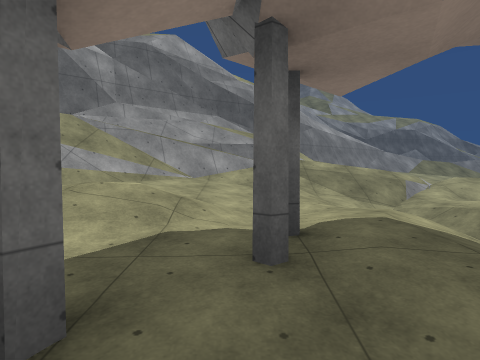
[1] (above)

13 first-person views from a walk through a Unity game level. The camera is 1.4 m above the floor, tilts 2° down and sees 75° across. The floor is counted in squares, 2 m on a side. Each view is taken from the middle of a square. On the plan, view 1 faces up. The plan holds only what a view shows up to about 10 squares ahead; the rest is blank. The place goes on beyond the plan. The player is left out. Door leaves are left out, so doorways stand open. Surface patterns are stand-ins for the level's own textures.

[2]
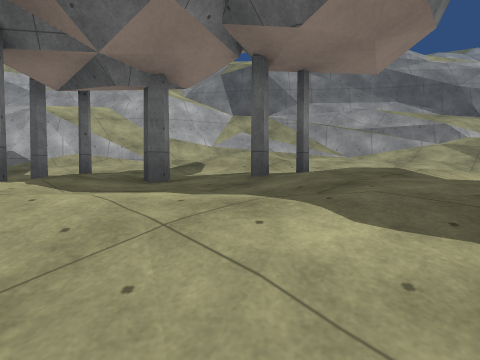

[3]
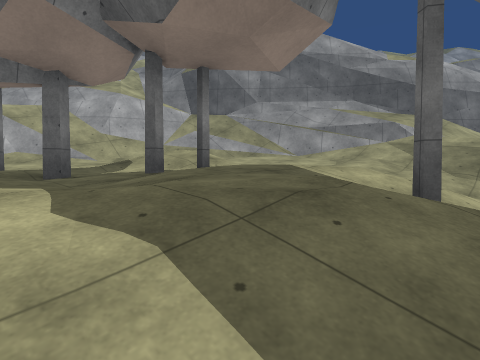

[4]
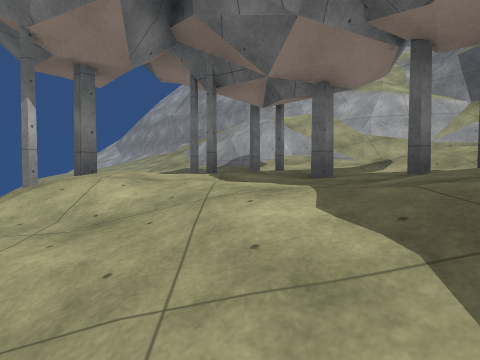

[5]
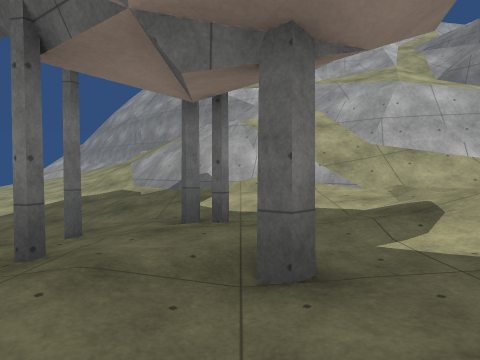

[6]
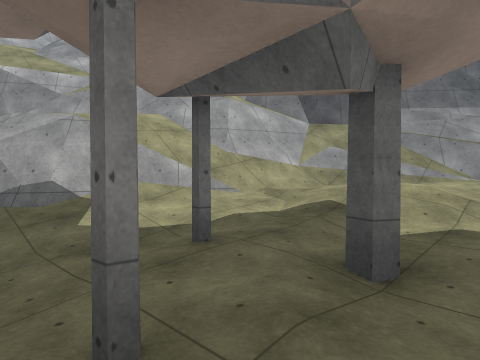

[7]
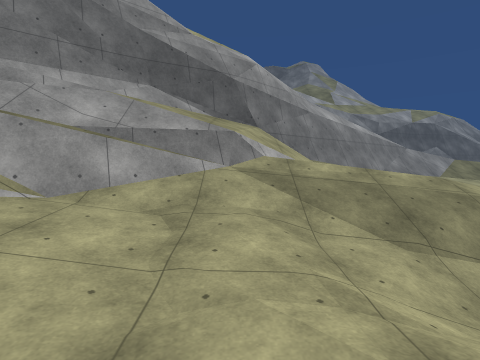

[8]
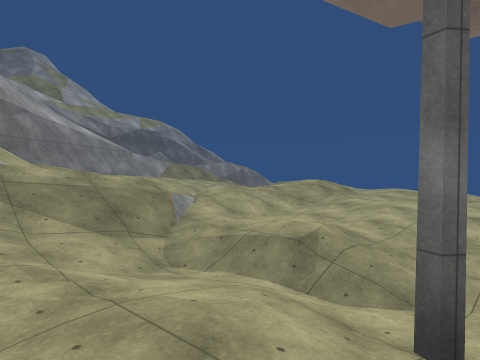

[9]
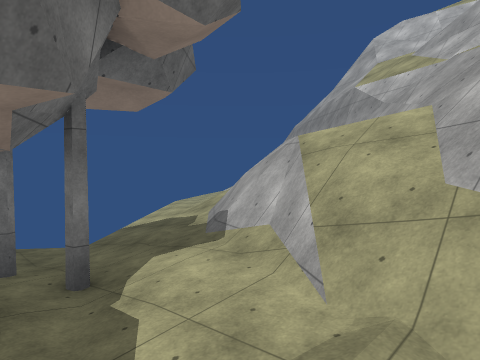

[10]
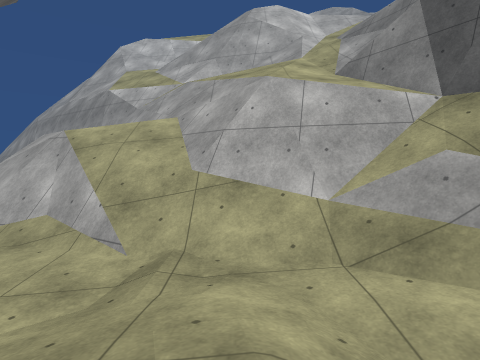

[11]
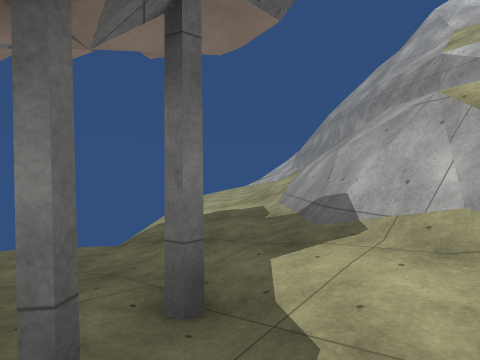

[12]
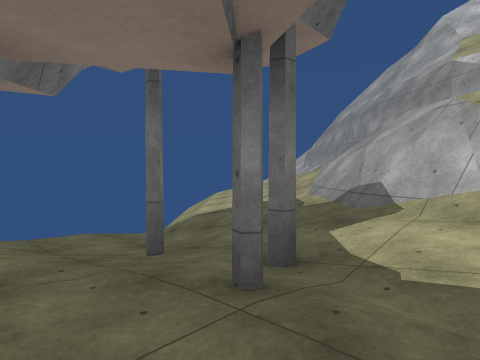

[13]
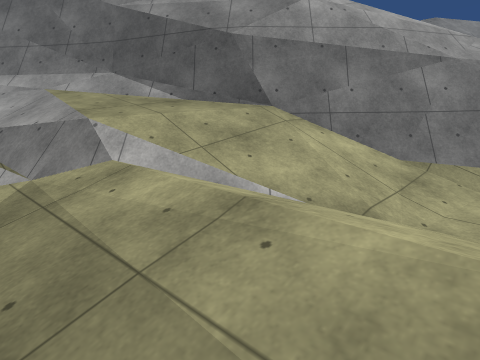

### Floor plan
Key: @ floor where view 1 was taken; # wall or solid block; . main floor; : floor 0.75 m higher than the main floor; - floor 0.75 m lower than the main floor; + floor 1.5 m higher than the main floor; * floor 4 m higher than the main floor; / step, stairs or slope; = window, fence, low wall or low ledge; v drop or lower ground.
Columns run from 14 left of view 1 to 4 right of it. Each row starts with its distance up from view 1.
 14                  //
 13                 /##
 12               //#/+
 11              /##//:
 10            /v#////:
  9           /=#//=//+
  8           /#===////
  7    ////=###//:::./.
  6    /////##//::../-/
  5    //////==/:....//
  4    /##//==/::/.../-
  3    /##//=//.///..#-
  2 //=/===*/=.........
  1 /##/##/*#=...#...//
  0 /==##/ /#..#..@..//
 -1 v####  /=.......-/

Where each view was taken, in squares from view 1:
view 1: 0 up, 0 right, facing up
view 2: 1 down, 3 right, facing up-left
view 3: 0 up, 4 right, facing up-left
view 4: 0 up, 4 right, facing left
view 5: 1 up, 1 right, facing left
view 6: 1 down, 0 right, facing up-left
view 7: 4 up, 1 right, facing up
view 8: 3 up, 1 right, facing up-right
view 9: 4 up, 2 left, facing down-left
view 10: 4 up, 1 left, facing left
view 11: 2 up, 2 left, facing down-left
view 12: 2 up, 1 left, facing down-left
view 13: 8 up, 4 right, facing up-left
